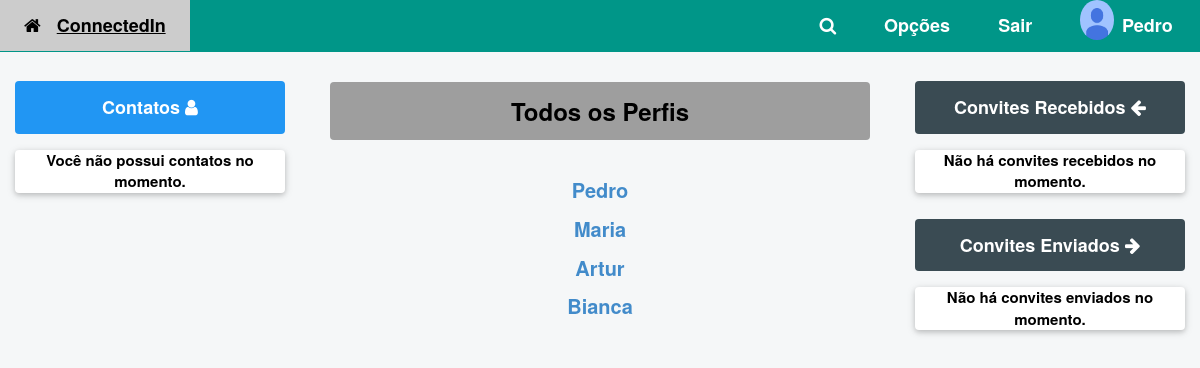
Before: /index/ (signed in) with the older database file.
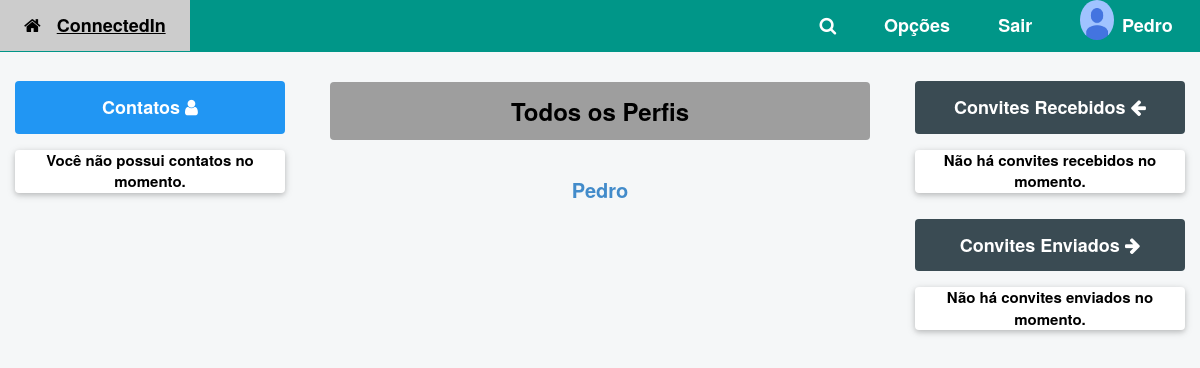
After: the same page with the newer database file.
### perfis/models.py (models this page shows, shortened)
class Perfil(models.Model):
	telefone = models.CharField(max_length=11, null=False)
	contatos = models.ManyToManyField('self', related_name='contatos')
	usuario = models.OneToOneField(User,related_name="perfil",on_delete=models.CASCADE)
	ativo = models.BooleanField(default=True)
	contatos_bloqueados = models.ManyToManyField('self', related_name='contatos_bloqueados')
	melhores_amigos = models.ManyToManyField('self', related_name='melhores_amigos')
	@property
	def nome(self):
		return self.usuario.username

### perfis/views.py (the view)
# urls.py: path('index/', views.index, name='index'),
@login_required
@transaction.atomic
def index(request):
	return render(request, 'index.html',{'perfis': Perfil.objects.all(),\
                   'perfil_logado' : get_perfil_logado(request)})

### perfis/views.py (called while the page is built)
@login_required
def get_perfil_logado(request):
	return request.user.perfil

### perfis/templates/index.html (shortened to what this page needs)
{% extends "base.html" %}
{% block body %}
    <div class="w3-row" style="margin-top: 1px;margin-left: 5%; margin-right: 5%;">
        <div class="w3-row">
            <h3 class="w3-round w3-center w3-panel w3-padding-16 w3-gray"><b>Todos os Perfis</b></h3>
            {% if perfis %}
                <div class="w3-col w3-center" style="margin-top: 10px;">
                    {% for perfil in perfis %}
                        <div style="margin-top: 10px; font-size: 20px;">
                           <a href="{% url 'exibir' perfil.id %}">{{ perfil.nome }}</a>
                        </div>
                    {% endfor %}
                </div>
            {% else %}
                <div class="w3-card w3-white w3-round w3-center" style="font-size: 15px;">
                    <p>Nenhum Perfil encontrado</p>
                </div>
            {% endif %}
        </div>
    </div>
{% endblock %}

### perfis/templates/base.html (shortened to what the changed rows need)
{% load static %}
<!DOCTYPE html>
<html lang="pt">
  <head>
    <link href="{% static 'styles/w3/w3.css' %}" rel="stylesheet">
    <link href="{% static 'styles/w3/w3-theme-blue-grey.css' %}" rel="stylesheet">
    <link href="{% static 'styles/bootstrap/bootstrap.css' %}" rel="stylesheet">
    <link href="{% static 'styles/site.css' %}" rel="stylesheet">
    <link href="{% static 'styles/signin.css' %}" rel="stylesheet">
    <link rel="stylesheet" href="https://cdnjs.cloudflare.com/ajax/libs/font-awesome/4.7.0/css/font-awesome.min.css">
  </head>
  <body class="w3-theme-l5">
    <header class="w3-top">
      <div class="w3-bar nav-color w3-left-align w3-large">
        <div class="w3-dropdown-hover w3-hide-small w3-right" title="User">
          <button class="w3-button w3-padding-large logo-user">
            <span style="margin-left: 5px;"><b style="color: white;">{{perfil_logado.nome}}</b></span>
          </button>
        </div>
      </div>
    </header>
    <div class="w3-row">
      <section class="w3-col  w3-cell w3-mobile" style="width:50%; margin-top: 25px;">
        {% block body%}
        {% endblock %}
      </section>
    </div>
  </body>
</html>

Changed rows visible on the page:
removed Perfil: nome "Maria"
removed Perfil: nome "Artur"
removed Perfil: nome "Bianca"
